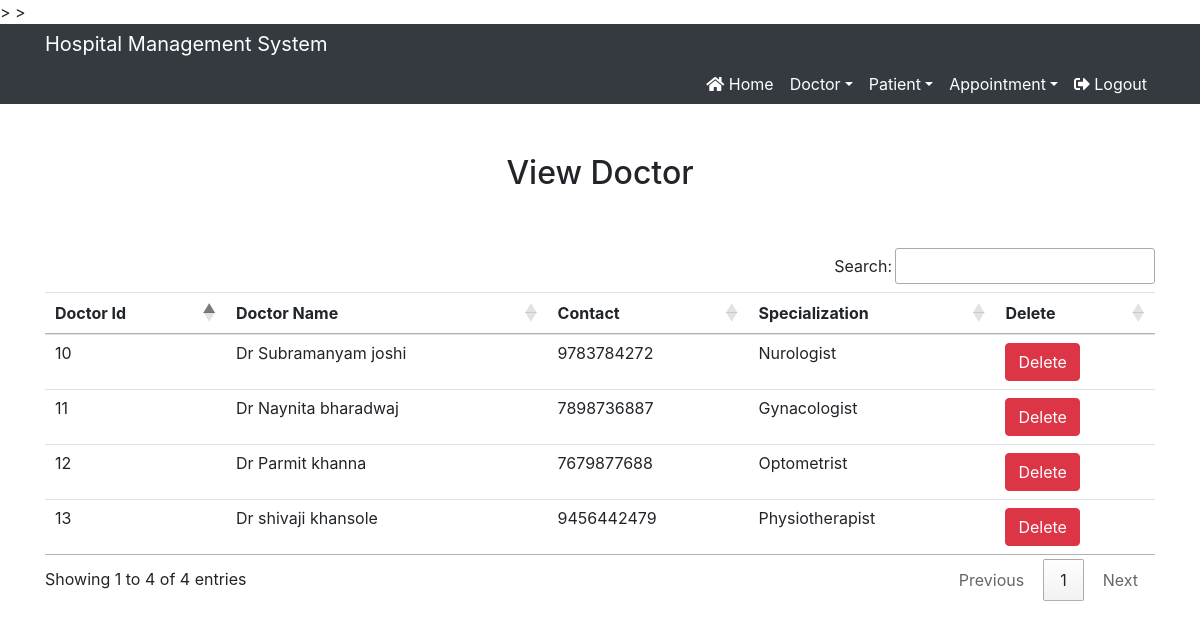
/view_doctor/ (signed in), run on the app's committed database.
### core/models.py (models this page shows, shortened)
class Doctor(models.Model):
    name=models.CharField(max_length=50)
    mobile=models.IntegerField()
    special=models.CharField(max_length=50)

### core/views.py (the view)
# urls.py: path('view_doctor/',View_Doctor,name='view_doctor'),
def View_Doctor(request):
    if not request.user.is_staff:
        return redirect('login')
    doc = Doctor.objects.all()
    d = {'doc':doc}
    return render(request,'view_doctor.html',d)

### core/templates/view_doctor.html
{% include 'navbar.html' %}
{% load static %}
<div class="container" style="margin-top:50px">
    <h2 class="text-center">View Doctor</h2>
    <br><br>
    <table class="table table-hover" id="example">
        <thead>
            <tr>
                <th>Doctor Id</th>
                <th>Doctor Name</th>
                <th>Contact</th>
                <th>Specialization</th>
                <th>Delete</th>
            </tr>
        </thead>
        <tbody>
            {% for i in doc %}
            <tr>
                <td>{{ i.id }}</td>
                <td>{{ i.name }}</td>
                <td>{{ i.mobile }}</td>
                <td>{{ i.special }}</td>
                <td>
                    <a href="{% url 'delete_doctor' i.id %}" onclick="return confirm('Are you sure you want to delete?')" class="btn btn-danger">Delete</a>
                </td>
            </tr>
            {% endfor %}
        </tbody>
    </table>
</div>

### data on the page
Doctor: id "10", name "Dr Subramanyam joshi", mobile "9783784272", special "Nurologist"
Doctor: id "11", name "Dr Naynita bharadwaj", mobile "7898736887", special "Gynacologist"
Doctor: id "12", name "Dr Parmit khanna", mobile "7679877688", special "Optometrist"
Doctor: id "13", name "Dr shivaji khansole", mobile "9456442479", special "Physiotherapist"
